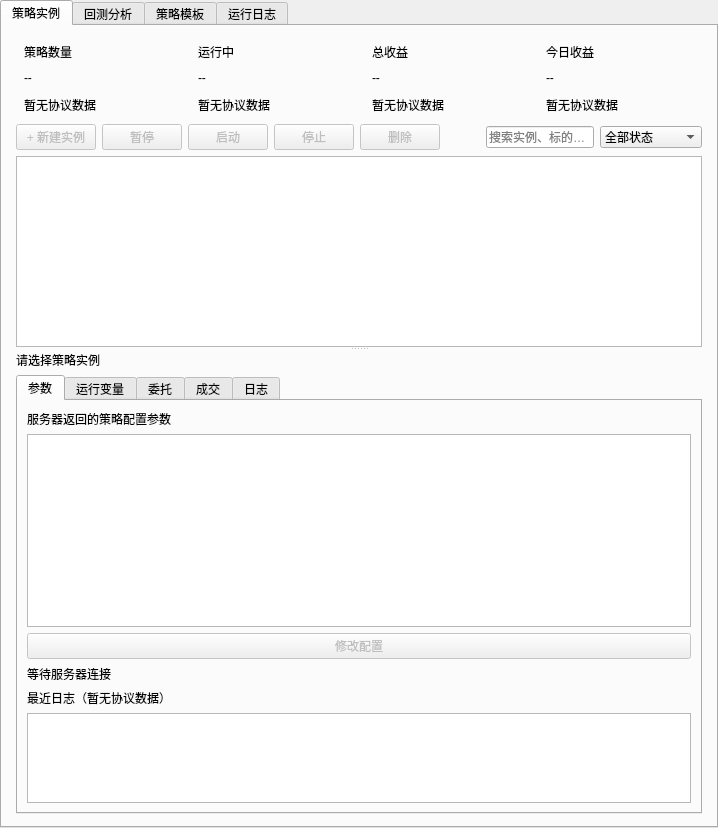
<?xml version="1.0" encoding="utf-8"?>
<ui version="4.0">
	<class>CViewStrategySettingsClass</class>
	<widget class="QWidget" name="strategyManagementPage">
		<layout class="QVBoxLayout" name="rootLayout">
			<property name="leftMargin">
				<number>0</number>
			</property>
			<property name="topMargin">
				<number>0</number>
			</property>
			<property name="rightMargin">
				<number>0</number>
			</property>
			<property name="bottomMargin">
				<number>0</number>
			</property>
			<property name="spacing">
				<number>0</number>
			</property>
			<item>
				<widget class="QTabWidget" name="strategyTabs">
					<widget class="QWidget" name="instancesPage">
						<attribute name="title">
							<string>策略实例</string>
						</attribute>
						<layout class="QVBoxLayout" name="instancesLayout" stretch="0,0,1">
							<property name="leftMargin">
								<number>14</number>
							</property>
							<property name="topMargin">
								<number>12</number>
							</property>
							<property name="rightMargin">
								<number>14</number>
							</property>
							<property name="bottomMargin">
								<number>12</number>
							</property>
							<item>
								<layout class="QHBoxLayout" name="metricsLayout" stretch="1,1,1,1">
									<property name="spacing">
										<number>10</number>
									</property>
									<item>
										<widget class="QFrame" name="strategyCountCard">
											<property name="summaryCard" stdset="0">
												<bool>true</bool>
											</property>
											<property name="minimumSize">
												<size>
													<width>0</width>
													<height>80</height>
												</size>
											</property>
											<property name="maximumSize">
												<size>
													<width>16777215</width>
													<height>80</height>
												</size>
											</property>
											<layout class="QVBoxLayout" name="strategyCountLayout">
												<property name="leftMargin">
													<number>8</number>
												</property>
												<property name="topMargin">
													<number>1</number>
												</property>
												<property name="rightMargin">
													<number>8</number>
												</property>
												<property name="bottomMargin">
													<number>1</number>
												</property>
												<property name="spacing">
													<number>1</number>
												</property>
												<item>
													<widget class="QLabel" name="strategyCountTitle">
														<property name="text">
															<string>策略数量</string>
														</property>
													</widget>
												</item>
												<item>
													<widget class="QLabel" name="strategyCountValue">
														<property name="text">
															<string>--</string>
														</property>
														<property name="strategyMetric" stdset="0">
															<bool>true</bool>
														</property>
													</widget>
												</item>
												<item>
													<widget class="QLabel" name="strategyCountHint">
														<property name="text">
															<string>暂无协议数据</string>
														</property>
													</widget>
												</item>
											</layout>
										</widget>
									</item>
									<item>
										<widget class="QFrame" name="runningCountCard">
											<property name="summaryCard" stdset="0">
												<bool>true</bool>
											</property>
											<property name="minimumSize">
												<size>
													<width>0</width>
													<height>80</height>
												</size>
											</property>
											<property name="maximumSize">
												<size>
													<width>16777215</width>
													<height>80</height>
												</size>
											</property>
											<layout class="QVBoxLayout" name="runningCountLayout">
												<property name="leftMargin">
													<number>8</number>
												</property>
												<property name="topMargin">
													<number>1</number>
												</property>
												<property name="rightMargin">
													<number>8</number>
												</property>
												<property name="bottomMargin">
													<number>1</number>
												</property>
												<property name="spacing">
													<number>1</number>
												</property>
												<item>
											<widget class="QLabel" name="runningCountTitle">
												<property name="text">
													<string>运行中</string>
														</property>
													</widget>
												</item>
												<item>
													<widget class="QLabel" name="runningCountValue">
														<property name="text">
															<string>--</string>
														</property>
														<property name="strategyMetric" stdset="0">
															<bool>true</bool>
														</property>
														<property name="falling" stdset="0">
															<bool>true</bool>
														</property>
													</widget>
												</item>
												<item>
													<widget class="QLabel" name="runningCountHint">
														<property name="text">
															<string>暂无协议数据</string>
														</property>
													</widget>
												</item>
											</layout>
										</widget>
									</item>
									<item>
										<widget class="QFrame" name="totalProfitCard">
											<property name="summaryCard" stdset="0">
												<bool>true</bool>
											</property>
											<property name="minimumSize">
												<size>
													<width>0</width>
													<height>80</height>
												</size>
											</property>
											<property name="maximumSize">
												<size>
													<width>16777215</width>
													<height>80</height>
												</size>
											</property>
											<layout class="QVBoxLayout" name="totalProfitLayout">
												<property name="leftMargin">
													<number>8</number>
												</property>
												<property name="topMargin">
													<number>1</number>
												</property>
												<property name="rightMargin">
													<number>8</number>
												</property>
												<property name="bottomMargin">
													<number>1</number>
												</property>
												<property name="spacing">
													<number>1</number>
												</property>
												<item>
													<widget class="QLabel" name="totalProfitTitle">
														<property name="text">
															<string>总收益</string>
														</property>
													</widget>
												</item>
												<item>
													<widget class="QLabel" name="totalProfitValue">
														<property name="text">
															<string>--</string>
														</property>
														<property name="strategyMetric" stdset="0">
															<bool>true</bool>
														</property>
														<property name="rising" stdset="0">
															<bool>true</bool>
														</property>
													</widget>
												</item>
												<item>
													<widget class="QLabel" name="totalProfitHint">
														<property name="text">
															<string>暂无协议数据</string>
														</property>
													</widget>
												</item>
											</layout>
										</widget>
									</item>
									<item>
										<widget class="QFrame" name="todayProfitCard">
											<property name="summaryCard" stdset="0">
												<bool>true</bool>
											</property>
											<property name="minimumSize">
												<size>
													<width>0</width>
													<height>80</height>
												</size>
											</property>
											<property name="maximumSize">
												<size>
													<width>16777215</width>
													<height>80</height>
												</size>
											</property>
											<layout class="QVBoxLayout" name="todayProfitLayout">
												<property name="leftMargin">
													<number>8</number>
												</property>
												<property name="topMargin">
													<number>1</number>
												</property>
												<property name="rightMargin">
													<number>8</number>
												</property>
												<property name="bottomMargin">
													<number>1</number>
												</property>
												<property name="spacing">
													<number>1</number>
												</property>
												<item>
													<widget class="QLabel" name="todayProfitTitle">
														<property name="text">
															<string>今日收益</string>
														</property>
													</widget>
												</item>
												<item>
													<widget class="QLabel" name="todayProfitValue">
														<property name="text">
															<string>--</string>
														</property>
														<property name="strategyMetric" stdset="0">
															<bool>true</bool>
														</property>
														<property name="rising" stdset="0">
															<bool>true</bool>
														</property>
													</widget>
												</item>
												<item>
													<widget class="QLabel" name="todayProfitHint">
														<property name="text">
															<string>暂无协议数据</string>
														</property>
													</widget>
												</item>
											</layout>
										</widget>
									</item>
								</layout>
							</item>
							<item>
								<layout class="QHBoxLayout" name="toolbarLayout" stretch="0,0,0,0,0,0,1,0">
									<item>
										<widget class="QPushButton" name="newButton">
											<property name="text">
												<string>+ 新建实例</string>
											</property>
											<property name="enabled">
												<bool>false</bool>
											</property>
											<property name="toolTip">
												<string>等待服务器连接；运行控制需服务端协议支持</string>
											</property>
										</widget>
									</item>
									<item>
										<widget class="QPushButton" name="pauseButton">
											<property name="text">
												<string>暂停</string>
											</property>
											<property name="enabled">
												<bool>false</bool>
											</property>
											<property name="toolTip">
												<string>暂停运行中的策略</string>
											</property>
										</widget>
									</item>
									<item>
										<widget class="QPushButton" name="startButton">
											<property name="text">
												<string>启动</string>
											</property>
											<property name="enabled">
												<bool>false</bool>
											</property>
											<property name="toolTip">
												<string>等待服务器连接；运行控制需服务端协议支持</string>
											</property>
										</widget>
									</item>
									<item>
										<widget class="QPushButton" name="stopButton">
											<property name="text">
												<string>停止</string>
											</property>
											<property name="enabled">
												<bool>false</bool>
											</property>
											<property name="toolTip">
												<string>等待服务器连接；运行控制需服务端协议支持</string>
											</property>
										</widget>
									</item>
									<item>
										<widget class="QPushButton" name="deleteButton">
											<property name="text">
												<string>删除</string>
											</property>
											<property name="enabled">
												<bool>false</bool>
											</property>
											<property name="toolTip">
												<string>删除选中的策略配置</string>
											</property>
										</widget>
									</item>
									<item>
										<spacer name="toolbarSpacer">
											<property name="orientation">
												<enum>Qt::Horizontal</enum>
											</property>
											<property name="sizeHint">
												<size>
													<width>40</width>
													<height>20</height>
												</size>
											</property>
										</spacer>
									</item>
									<item>
										<widget class="QLineEdit" name="searchEdit">
											<property name="placeholderText">
												<string>搜索实例、标的或模板</string>
											</property>
											<property name="clearButtonEnabled">
												<bool>true</bool>
											</property>
										</widget>
									</item>
									<item>
										<widget class="QComboBox" name="statusCombo">
											<item>
												<property name="text">
													<string>全部状态</string>
												</property>
											</item>
											<item>
												<property name="text">
													<string>已启用</string>
												</property>
											</item>
											<item>
												<property name="text">
													<string>已禁用</string>
												</property>
											</item>
											<item>
												<property name="text">
													<string>暂无运行状态</string>
												</property>
											</item>
											<item>
												<property name="text">
													<string>异常</string>
												</property>
											</item>
										</widget>
									</item>
								</layout>
							</item>
							<item>
								<widget class="QSplitter" name="detailSplitter">
									<property name="orientation">
										<enum>Qt::Vertical</enum>
									</property>
									<property name="childrenCollapsible">
										<bool>false</bool>
									</property>
									<widget class="CUITable" name="instancesTable">
										<property name="editTriggers">
											<set>QAbstractItemView::NoEditTriggers</set>
										</property>
										<property name="selectionBehavior">
											<enum>QAbstractItemView::SelectRows</enum>
										</property>
										<property name="selectionMode">
											<enum>QAbstractItemView::SingleSelection</enum>
										</property>
										<property name="alternatingRowColors">
											<bool>true</bool>
										</property>
										<attribute name="verticalHeaderVisible">
											<bool>false</bool>
										</attribute>
										<attribute name="verticalHeaderDefaultSectionSize">
											<number>30</number>
										</attribute>
										<attribute name="horizontalHeaderStretchLastSection">
											<bool>true</bool>
										</attribute>
									</widget>
									<widget class="QWidget" name="detailPage">
										<layout class="QVBoxLayout" name="detailLayout" stretch="0,1">
											<item>
												<widget class="QLabel" name="detailsLabel">
													<property name="text">
														<string>请选择策略实例</string>
													</property>
													<property name="wordWrap">
														<bool>true</bool>
													</property>
												</widget>
											</item>
											<item>
												<widget class="QTabWidget" name="detailsTabs">
													<widget class="QWidget" name="parametersPage">
														<attribute name="title">
															<string>参数</string>
														</attribute>
														<layout class="QVBoxLayout" name="parametersLayout" stretch="0,1,0,0,0,0">
															<item>
																<widget class="QLabel" name="parametersHint">
																	<property name="text">
																		<string>服务器返回的策略配置参数</string>
																	</property>
																</widget>
															</item>
															<item>
																<widget class="CUITable" name="parametersTable">
																	<property name="editTriggers">
																		<set>QAbstractItemView::NoEditTriggers</set>
																	</property>
																	<property name="selectionBehavior">
																		<enum>QAbstractItemView::SelectRows</enum>
																	</property>
																	<property name="selectionMode">
																		<enum>QAbstractItemView::SingleSelection</enum>
																	</property>
																	<property name="alternatingRowColors">
																		<bool>true</bool>
																	</property>
																	<attribute name="verticalHeaderVisible">
																		<bool>false</bool>
																	</attribute>
																	<attribute name="verticalHeaderDefaultSectionSize">
																		<number>30</number>
																	</attribute>
																	<attribute name="horizontalHeaderStretchLastSection">
																		<bool>true</bool>
																	</attribute>
																</widget>
															</item>
															<item>
																<widget class="QPushButton" name="modifyButton">
																	<property name="text">
																		<string>修改配置</string>
																	</property>
																	<property name="enabled">
																		<bool>false</bool>
																	</property>
																	<property name="toolTip">
																		<string>等待服务器连接；运行控制需服务端协议支持</string>
																	</property>
																</widget>
															</item>
															<item>
																<widget class="QLabel" name="runtimeLabel">
																	<property name="text">
																		<string>等待服务器连接</string>
																	</property>
																	<property name="wordWrap">
																		<bool>true</bool>
																	</property>
																</widget>
															</item>
															<item>
																<widget class="QLabel" name="recentLogsLabel">
																	<property name="text">
																		<string>最近日志（暂无协议数据）</string>
																	</property>
																</widget>
															</item>
															<item>
																<widget class="CUITable" name="logsTable">
																	<property name="editTriggers">
																		<set>QAbstractItemView::NoEditTriggers</set>
																	</property>
																	<property name="selectionBehavior">
																		<enum>QAbstractItemView::SelectRows</enum>
																	</property>
																	<property name="selectionMode">
																		<enum>QAbstractItemView::SingleSelection</enum>
																	</property>
																	<property name="alternatingRowColors">
																		<bool>true</bool>
																	</property>
																	<attribute name="verticalHeaderVisible">
																		<bool>false</bool>
																	</attribute>
																	<attribute name="verticalHeaderDefaultSectionSize">
																		<number>30</number>
																	</attribute>
																	<attribute name="horizontalHeaderStretchLastSection">
																		<bool>true</bool>
																	</attribute>
																	<property name="maximumSize">
																		<size>
																			<width>16777215</width>
																			<height>90</height>
																		</size>
																	</property>
																</widget>
															</item>
														</layout>
													</widget>
													<widget class="QWidget" name="detailPlaceholder0">
														<attribute name="title">
															<string>运行变量</string>
														</attribute>
													</widget>
													<widget class="QWidget" name="detailPlaceholder1">
														<attribute name="title">
															<string>委托</string>
														</attribute>
													</widget>
													<widget class="QWidget" name="detailPlaceholder2">
														<attribute name="title">
															<string>成交</string>
														</attribute>
													</widget>
													<widget class="QWidget" name="detailPlaceholder3">
														<attribute name="title">
															<string>日志</string>
														</attribute>
													</widget>
												</widget>
											</item>
										</layout>
									</widget>
								</widget>
							</item>
						</layout>
					</widget>
					<widget class="QWidget" name="strategyPlaceholder0">
						<attribute name="title">
							<string>回测分析</string>
						</attribute>
					</widget>
					<widget class="QWidget" name="strategyPlaceholder1">
						<attribute name="title">
							<string>策略模板</string>
						</attribute>
					</widget>
					<widget class="QWidget" name="strategyPlaceholder2">
						<attribute name="title">
							<string>运行日志</string>
						</attribute>
					</widget>
				</widget>
			</item>
		</layout>
	</widget>
	<customwidgets><customwidget><class>CUITable</class><extends>QTableView</extends><header>CUITable.h</header></customwidget></customwidgets>
<resources />
	<connections />
</ui>
